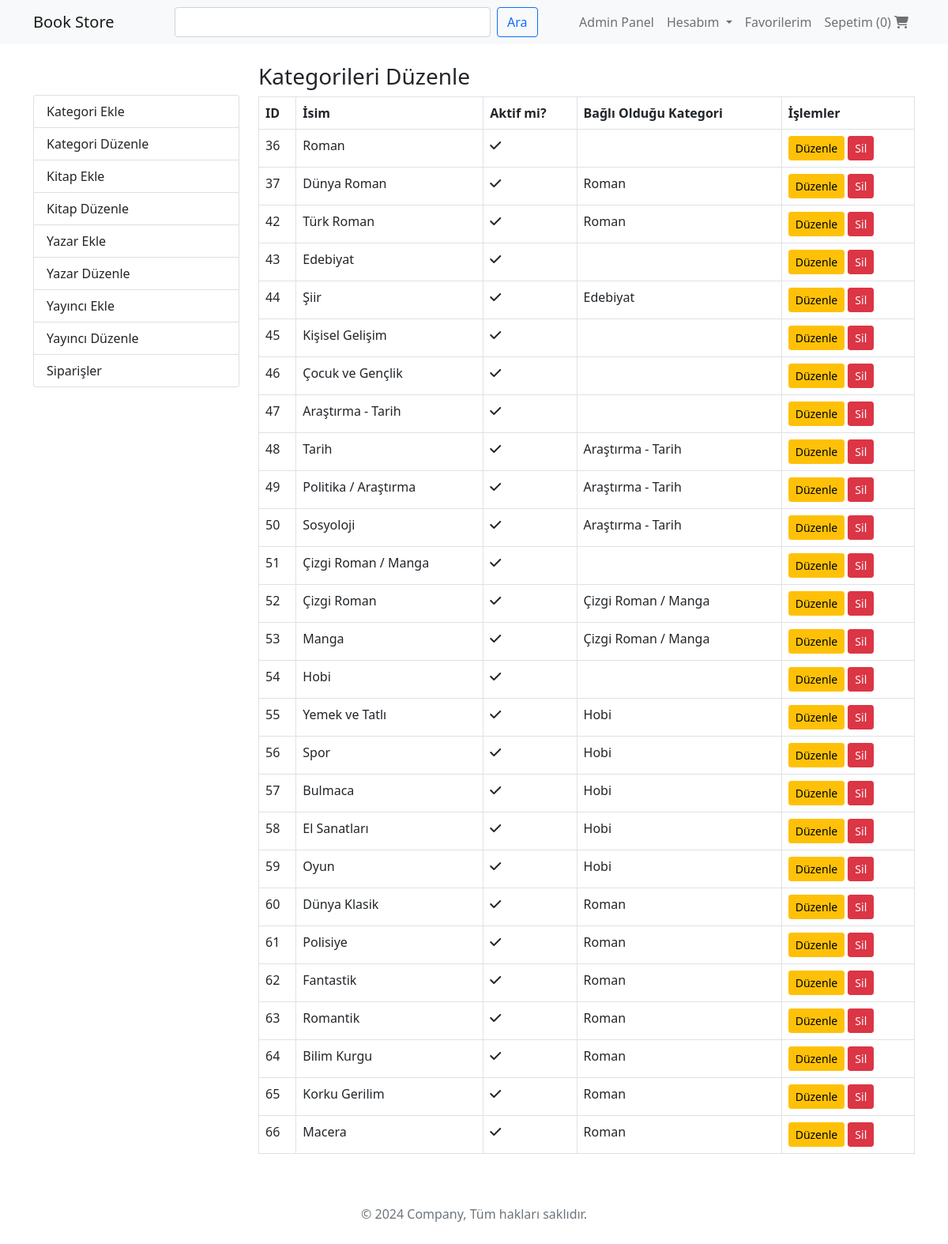
/edit-categories.php (signed in), run on the app's committed database.
### tables this page shows
CREATE TABLE `categories` (
  `id` int(11) NOT NULL,
  `name` varchar(100) NOT NULL,
  `is_active` tinyint(1) NOT NULL DEFAULT 1,
  `parent_id` int(11) DEFAULT NULL
);

### controllers/category-controller.php (called while the page is built, shortened)
<?php
require_once 'models/category.php';
class CategoryController
{
    private $category;
    public function __construct()
    {
        $database = new database();
        $db = $database->getConnection();
        $this->category = new Category($db);
    }
    public function getAll()
    {
        return $this->category->getAll();
    }
    public function getById($id)
    {
        return $this->category->getById($id);
    }
}
?>

### models/category.php (called while the page is built, shortened)
<?php
class Category
{
    private $conn;
    public function __construct($conn)
    {
        $this->conn = $conn;
    }
    public function getAll()
    {
        $stmt = $this->conn->prepare("SELECT * FROM categories");
        $stmt->execute();
        $result = $stmt->get_result();
        return $result;
    }
    public function getById($id)
    {
        $stmt = $this->conn->prepare("SELECT * FROM categories WHERE id = ?");
        $stmt->bind_param("i", $id);
        $stmt->execute();
        $result = $stmt->get_result()->fetch_assoc();
        return $result;
    }
}
?>

### edit-categories.php (the view, shortened to what this page needs)
<?php
include "views/_header.php";
include "views/_navbar.php";
require_once 'controllers/category-controller.php';
$categoryController = new CategoryController();
$categories = $categoryController->getAll();
?>
<div class="container my-3">
    <div class="row">
        <div class="col-md-3 my-5">
            <?php include "views/_admin-menu.php"; ?>
        </div>
        <div class="col-md-9 my-2">
            <h3>Kategorileri Düzenle</h3>
            <table class="table table-bordered">
                <thead>
                    <tr>
                        <th>ID</th>
                        <th>İsim</th>
                        <th>Aktif mi?</th>
                        <th>Bağlı Olduğu Kategori</th>
                        <th>İşlemler</th>
                    </tr>
                </thead>
                <tbody>
                    <?php while ($item = $categories->fetch_assoc()) : ?>
                        <tr>
                            <td><?php echo $item["id"]; ?></td>
                            <td><?php echo htmlspecialchars($item['name'], ENT_QUOTES); ?></td>
                            <td>
                                <?php if ($item["is_active"]) : ?>
                                    <i class="fas fa-check"></i>
                                <?php else : ?>
                                    <i class="fas fa-times"></i>
                                <?php endif; ?>
                            </td>
                            <td><?php echo htmlspecialchars($categoryController->getById($item['parent_id'])['name'] ?? '', ENT_QUOTES); ?></td>
                            <td>
                                <a href="edit-category.php?id=<?php echo $item["id"]; ?>" class="btn btn-warning btn-sm">Düzenle</a>
                                <a href="delete-category.php?id=<?php echo $item["id"]; ?>" class="btn btn-danger btn-sm" onclick="return confirm('Silmek istediğinize emin misiniz?');">Sil</a>
                            </td>
                        </tr>
                    <?php endwhile; ?>
                </tbody>
            </table>
        </div>
    </div>
</div>
<?php include "views/_footer.php"; ?>

### data on the page
categories: id "36", name "Roman", is_active 1 (drawn)
categories: id "37", name "Dünya Roman", is_active 1 (drawn), ById "Roman"
categories: id "42", name "Türk Roman", is_active 1 (drawn), ById "Roman"
categories: id "43", name "Edebiyat", is_active 1 (drawn)
categories: id "44", name "Şiir", is_active 1 (drawn), ById "Edebiyat"
categories: id "45", name "Kişisel Gelişim", is_active 1 (drawn)
categories: id "46", name "Çocuk ve Gençlik", is_active 1 (drawn)
categories: id "47", name "Araştırma - Tarih", is_active 1 (drawn)
categories: id "48", name "Tarih", is_active 1 (drawn), ById "Araştırma - Tarih"
categories: id "49", name "Politika / Araştırma", is_active 1 (drawn), ById "Araştırma - Tarih"
categories: id "50", name "Sosyoloji", is_active 1 (drawn), ById "Araştırma - Tarih"
categories: id "51", name "Çizgi Roman / Manga", is_active 1 (drawn)
categories: id "52", name "Çizgi Roman", is_active 1 (drawn), ById "Çizgi Roman / Manga"
categories: id "53", name "Manga", is_active 1 (drawn), ById "Çizgi Roman / Manga"
categories: id "54", name "Hobi", is_active 1 (drawn)
categories: id "55", name "Yemek ve Tatlı", is_active 1 (drawn), ById "Hobi"
categories: id "56", name "Spor", is_active 1 (drawn), ById "Hobi"
categories: id "57", name "Bulmaca", is_active 1 (drawn), ById "Hobi"
categories: id "58", name "El Sanatları", is_active 1 (drawn), ById "Hobi"
categories: id "59", name "Oyun", is_active 1 (drawn), ById "Hobi"
categories: id "60", name "Dünya Klasik", is_active 1 (drawn), ById "Roman"
categories: id "61", name "Polisiye", is_active 1 (drawn), ById "Roman"
categories: id "62", name "Fantastik", is_active 1 (drawn), ById "Roman"
categories: id "63", name "Romantik", is_active 1 (drawn), ById "Roman"
categories: id "64", name "Bilim Kurgu", is_active 1 (drawn), ById "Roman"
categories: id "65", name "Korku Gerilim", is_active 1 (drawn), ById "Roman"
categories: id "66", name "Macera", is_active 1 (drawn), ById "Roman"

### other printed values
count($items) "0"
